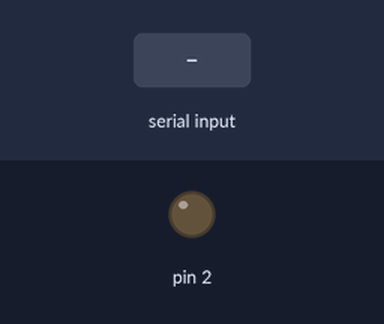
A sketch run on a simulated Arduino Uno, built with avr-gcc and run on an emulated ATmega328P. On the bench: output pins drawn as LEDs (lit = HIGH). The test bench sets the inputs (shaded band).

Above: at 1.2 s.
1.3 s: "1" received over Serial
At 1.6 s:
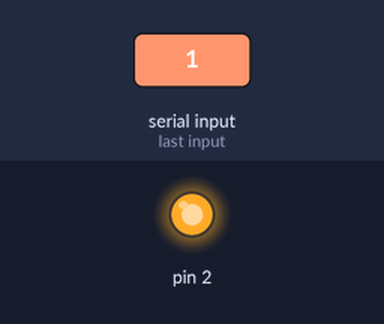
2.8 s: "0" received over Serial
At 3.9 s:
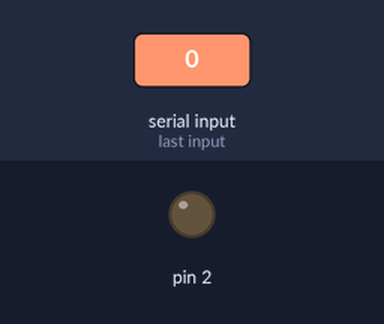
Timing chart, 0 to 5.8 s (numbered marks = the images above; inputs shaded):
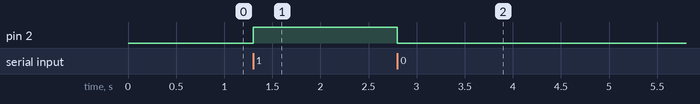

The sketch:

serialTest.ino
```cpp
String incomingData;

void setup() {
  // put your setup code here, to run once:
  Serial.begin(9600);
  pinMode(2, OUTPUT);
}
int count = 0;
void loop() {
  // put your main code here, to run repeatedly:
  // Add buffer
  if(Serial.available() > 0){
    char inc = Serial.read();
    if (inc == '1') {
      digitalWrite(2, HIGH);
    } if (inc == '0') {
      digitalWrite(2, LOW);
    }
  }
}
```

Measured:
- after the input at 1.3 s, pin 2: LOW → HIGH at once
- after the input at 2.8 s, pin 2: HIGH → LOW at once
